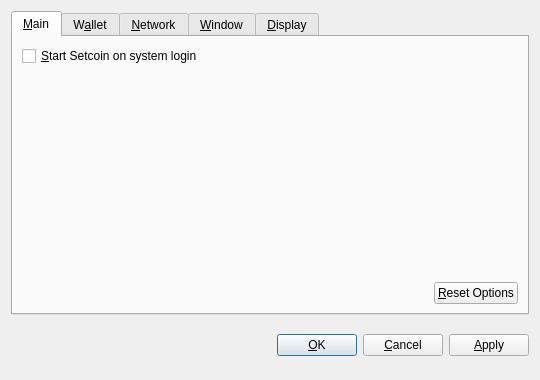
<?xml version="1.0" encoding="UTF-8"?>
<ui version="4.0">
 <class>OptionsDialog</class>
 <widget class="QDialog" name="OptionsDialog">
  <property name="geometry">
   <rect>
    <x>0</x>
    <y>0</y>
    <width>540</width>
    <height>380</height>
   </rect>
  </property>
  <property name="windowTitle">
   <string>Options</string>
  </property>
  <property name="modal">
   <bool>true</bool>
  </property>
  <layout class="QVBoxLayout" name="verticalLayout">
   <item>
    <widget class="QTabWidget" name="tabWidget">
     <property name="tabPosition">
      <enum>QTabWidget::North</enum>
     </property>
     <property name="currentIndex">
      <number>0</number>
     </property>
     <widget class="QWidget" name="tabMain">
      <attribute name="title">
       <string>&amp;Main</string>
      </attribute>
      <layout class="QVBoxLayout" name="verticalLayout_Main">
       <item>
        <widget class="QCheckBox" name="bitcoinAtStartup">
         <property name="toolTip">
          <string>Automatically start Setcoin after logging in to the system.</string>
         </property>
         <property name="text">
          <string>&amp;Start Setcoin on system login</string>
         </property>
        </widget>
       </item>
       <item>
        <spacer name="verticalSpacer_Main">
         <property name="orientation">
          <enum>Qt::Vertical</enum>
         </property>
         <property name="sizeHint" stdset="0">
          <size>
           <width>20</width>
           <height>40</height>
          </size>
         </property>
        </spacer>
       </item>
       <item>
        <layout class="QHBoxLayout" name="horizontalLayout_2_Main">
         <item>
          <spacer name="horizontalSpacer_2_Main">
           <property name="orientation">
            <enum>Qt::Horizontal</enum>
           </property>
           <property name="sizeHint" stdset="0">
            <size>
             <width>40</width>
             <height>20</height>
            </size>
           </property>
          </spacer>
         </item>
         <item>
          <widget class="QPushButton" name="resetButton">
           <property name="toolTip">
            <string>Reset all client options to default.</string>
           </property>
           <property name="text">
            <string>&amp;Reset Options</string>
           </property>
           <property name="autoDefault">
            <bool>false</bool>
           </property>
          </widget>
         </item>
        </layout>
       </item>
      </layout>
     </widget>
     <widget class="QWidget" name="tabWallet">
      <attribute name="title">
       <string>W&amp;allet</string>
      </attribute>
      <layout class="QVBoxLayout" name="verticalLayout_Network">
       <item>
        <widget class="QLabel" name="transactionFeeInfoLabel">
         <property name="text">
          <string>Optional transaction fee per kB that helps make sure your transactions are processed quickly. Most transactions are 1 kB.</string>
         </property>
         <property name="textFormat">
          <enum>Qt::PlainText</enum>
         </property>
         <property name="wordWrap">
          <bool>true</bool>
         </property>
        </widget>
       </item>
       <item>
        <layout class="QHBoxLayout" name="horizontalLayout_1_Main">
         <item>
          <widget class="QLabel" name="transactionFeeLabel">
           <property name="text">
            <string>Pay transaction &amp;fee</string>
           </property>
           <property name="textFormat">
            <enum>Qt::PlainText</enum>
           </property>
           <property name="buddy">
            <cstring>transactionFee</cstring>
           </property>
          </widget>
         </item>
         <item>
          <widget class="BitcoinAmountField" name="transactionFee"/>
         </item>
         <item>
          <spacer name="horizontalSpacer_1_Main">
           <property name="orientation">
            <enum>Qt::Horizontal</enum>
           </property>
           <property name="sizeHint" stdset="0">
            <size>
             <width>40</width>
             <height>20</height>
            </size>
           </property>
          </spacer>
         </item>
        </layout>
       </item>
       <item>
        <widget class="QLabel" name="label">
         <property name="text">
          <string>If you disable the spending of unconfirmed change, the change from a transaction cannot be used until that transaction has at least one confirmation. This also affects how your balance is computed.</string>
         </property>
         <property name="wordWrap">
          <bool>true</bool>
         </property>
        </widget>
       </item>
       <item>
        <widget class="QCheckBox" name="spendZeroConfChange">
         <property name="text">
          <string>Spend unconfirmed change  (experts only)</string>
         </property>
        </widget>
       </item>
       <item>
        <spacer name="verticalSpacer">
         <property name="orientation">
          <enum>Qt::Vertical</enum>
         </property>
         <property name="sizeHint" stdset="0">
          <size>
           <width>20</width>
           <height>40</height>
          </size>
         </property>
        </spacer>
       </item>
      </layout>
     </widget>
     <widget class="QWidget" name="tabNetwork">
      <attribute name="title">
       <string>&amp;Network</string>
      </attribute>
      <layout class="QVBoxLayout" name="verticalLayout_Network">
       <item>
        <widget class="QCheckBox" name="mapPortUpnp">
         <property name="toolTip">
          <string>Automatically open the Setcoin client port on the router. This only works when your router supports UPnP and it is enabled.</string>
         </property>
         <property name="text">
          <string>Map port using &amp;UPnP</string>
         </property>
        </widget>
       </item>
       <item>
        <widget class="QCheckBox" name="connectSocks">
         <property name="toolTip">
          <string>Connect to the Setcoin network through a SOCKS proxy (e.g. when connecting through Tor).</string>
         </property>
         <property name="text">
          <string>&amp;Connect through SOCKS proxy:</string>
         </property>
        </widget>
       </item>
       <item>
        <layout class="QHBoxLayout" name="horizontalLayout_Network">
         <item>
          <widget class="QLabel" name="proxyIpLabel">
           <property name="text">
            <string>Proxy &amp;IP:</string>
           </property>
           <property name="textFormat">
            <enum>Qt::PlainText</enum>
           </property>
           <property name="buddy">
            <cstring>proxyIp</cstring>
           </property>
          </widget>
         </item>
         <item>
          <widget class="QValidatedLineEdit" name="proxyIp">
           <property name="maximumSize">
            <size>
             <width>140</width>
             <height>16777215</height>
            </size>
           </property>
           <property name="toolTip">
            <string>IP address of the proxy (e.g. 127.0.0.1)</string>
           </property>
          </widget>
         </item>
         <item>
          <widget class="QLabel" name="proxyPortLabel">
           <property name="text">
            <string>&amp;Port:</string>
           </property>
           <property name="textFormat">
            <enum>Qt::PlainText</enum>
           </property>
           <property name="buddy">
            <cstring>proxyPort</cstring>
           </property>
          </widget>
         </item>
         <item>
          <widget class="QLineEdit" name="proxyPort">
           <property name="maximumSize">
            <size>
             <width>55</width>
             <height>16777215</height>
            </size>
           </property>
           <property name="toolTip">
            <string>Port of the proxy (e.g. 9050)</string>
           </property>
          </widget>
         </item>
         <item>
          <widget class="QLabel" name="socksVersionLabel">
           <property name="text">
            <string>SOCKS &amp;Version:</string>
           </property>
           <property name="textFormat">
            <enum>Qt::PlainText</enum>
           </property>
           <property name="buddy">
            <cstring>socksVersion</cstring>
           </property>
          </widget>
         </item>
         <item>
          <widget class="QValueComboBox" name="socksVersion">
           <property name="toolTip">
            <string>SOCKS version of the proxy (e.g. 5)</string>
           </property>
          </widget>
         </item>
         <item>
          <spacer name="horizontalSpacer_Network">
           <property name="orientation">
            <enum>Qt::Horizontal</enum>
           </property>
           <property name="sizeHint" stdset="0">
            <size>
             <width>40</width>
             <height>20</height>
            </size>
           </property>
          </spacer>
         </item>
        </layout>
       </item>
       <item>
        <spacer name="verticalSpacer_Network">
         <property name="orientation">
          <enum>Qt::Vertical</enum>
         </property>
         <property name="sizeHint" stdset="0">
          <size>
           <width>20</width>
           <height>40</height>
          </size>
         </property>
        </spacer>
       </item>
      </layout>
     </widget>
     <widget class="QWidget" name="tabWindow">
      <attribute name="title">
       <string>&amp;Window</string>
      </attribute>
      <layout class="QVBoxLayout" name="verticalLayout_Window">
       <item>
        <widget class="QCheckBox" name="minimizeToTray">
         <property name="toolTip">
          <string>Show only a tray icon after minimizing the window.</string>
         </property>
         <property name="text">
          <string>&amp;Minimize to the tray instead of the taskbar</string>
         </property>
        </widget>
       </item>
       <item>
        <widget class="QCheckBox" name="minimizeOnClose">
         <property name="toolTip">
          <string>Minimize instead of exit the application when the window is closed. When this option is enabled, the application will be closed only after selecting Quit in the menu.</string>
         </property>
         <property name="text">
          <string>M&amp;inimize on close</string>
         </property>
        </widget>
       </item>
       <item>
        <spacer name="verticalSpacer_Window">
         <property name="orientation">
          <enum>Qt::Vertical</enum>
         </property>
         <property name="sizeHint" stdset="0">
          <size>
           <width>20</width>
           <height>40</height>
          </size>
         </property>
        </spacer>
       </item>
      </layout>
     </widget>
     <widget class="QWidget" name="tabDisplay">
      <attribute name="title">
       <string>&amp;Display</string>
      </attribute>
      <layout class="QVBoxLayout" name="verticalLayout_Display">
       <item>
        <layout class="QHBoxLayout" name="horizontalLayout_1_Display">
         <item>
          <widget class="QLabel" name="langLabel">
           <property name="text">
            <string>User Interface &amp;language:</string>
           </property>
           <property name="textFormat">
            <enum>Qt::PlainText</enum>
           </property>
           <property name="buddy">
            <cstring>lang</cstring>
           </property>
          </widget>
         </item>
         <item>
          <widget class="QValueComboBox" name="lang">
           <property name="toolTip">
            <string>The user interface language can be set here. This setting will take effect after restarting Setcoin.</string>
           </property>
          </widget>
         </item>
        </layout>
       </item>
       <item>
        <layout class="QHBoxLayout" name="horizontalLayout_2_Display">
         <item>
          <widget class="QLabel" name="unitLabel">
           <property name="text">
            <string>&amp;Unit to show amounts in:</string>
           </property>
           <property name="textFormat">
            <enum>Qt::PlainText</enum>
           </property>
           <property name="buddy">
            <cstring>unit</cstring>
           </property>
          </widget>
         </item>
         <item>
          <widget class="QValueComboBox" name="unit">
           <property name="toolTip">
            <string>Choose the default subdivision unit to show in the interface and when sending coins.</string>
           </property>
          </widget>
         </item>
        </layout>
       </item>
       <item>
        <widget class="QCheckBox" name="displayAddresses">
         <property name="toolTip">
          <string>Whether to show Setcoin addresses in the transaction list or not.</string>
         </property>
         <property name="text">
          <string>&amp;Display addresses in transaction list</string>
         </property>
        </widget>
       </item>
       <item>
        <widget class="QCheckBox" name="coinControlFeatures">
         <property name="toolTip">
          <string>Whether to show coin control features or not.</string>
         </property>
         <property name="text">
          <string>Display coin &amp;control features (experts only!)</string>
         </property>
        </widget>
       </item>
       <item>
        <spacer name="verticalSpacer_Display">
         <property name="orientation">
          <enum>Qt::Vertical</enum>
         </property>
         <property name="sizeHint" stdset="0">
          <size>
           <width>20</width>
           <height>40</height>
          </size>
         </property>
        </spacer>
       </item>
      </layout>
     </widget>
    </widget>
   </item>
   <item>
    <layout class="QHBoxLayout" name="horizontalLayout_Buttons">
     <item>
      <spacer name="horizontalSpacer_1">
       <property name="orientation">
        <enum>Qt::Horizontal</enum>
       </property>
       <property name="sizeHint" stdset="0">
        <size>
         <width>40</width>
         <height>48</height>
        </size>
       </property>
      </spacer>
     </item>
     <item>
      <widget class="QLabel" name="statusLabel">
       <property name="font">
        <font>
         <weight>75</weight>
         <bold>true</bold>
        </font>
       </property>
       <property name="text">
        <string/>
       </property>
       <property name="textFormat">
        <enum>Qt::PlainText</enum>
       </property>
       <property name="wordWrap">
        <bool>true</bool>
       </property>
      </widget>
     </item>
     <item>
      <spacer name="horizontalSpacer_2">
       <property name="orientation">
        <enum>Qt::Horizontal</enum>
       </property>
       <property name="sizeHint" stdset="0">
        <size>
         <width>40</width>
         <height>48</height>
        </size>
       </property>
      </spacer>
     </item>
     <item>
      <widget class="QPushButton" name="okButton">
       <property name="text">
        <string>&amp;OK</string>
       </property>
      </widget>
     </item>
     <item>
      <widget class="QPushButton" name="cancelButton">
       <property name="text">
        <string>&amp;Cancel</string>
       </property>
       <property name="autoDefault">
        <bool>false</bool>
       </property>
      </widget>
     </item>
     <item>
      <widget class="QPushButton" name="applyButton">
       <property name="text">
        <string>&amp;Apply</string>
       </property>
       <property name="autoDefault">
        <bool>false</bool>
       </property>
      </widget>
     </item>
    </layout>
   </item>
  </layout>
 </widget>
 <customwidgets>
  <customwidget>
   <class>BitcoinAmountField</class>
   <extends>QSpinBox</extends>
   <header>bitcoinamountfield.h</header>
  </customwidget>
  <customwidget>
   <class>QValueComboBox</class>
   <extends>QComboBox</extends>
   <header>qvaluecombobox.h</header>
  </customwidget>
  <customwidget>
   <class>QValidatedLineEdit</class>
   <extends>QLineEdit</extends>
   <header>qvalidatedlineedit.h</header>
  </customwidget>
 </customwidgets>
 <resources/>
 <connections/>
</ui>
